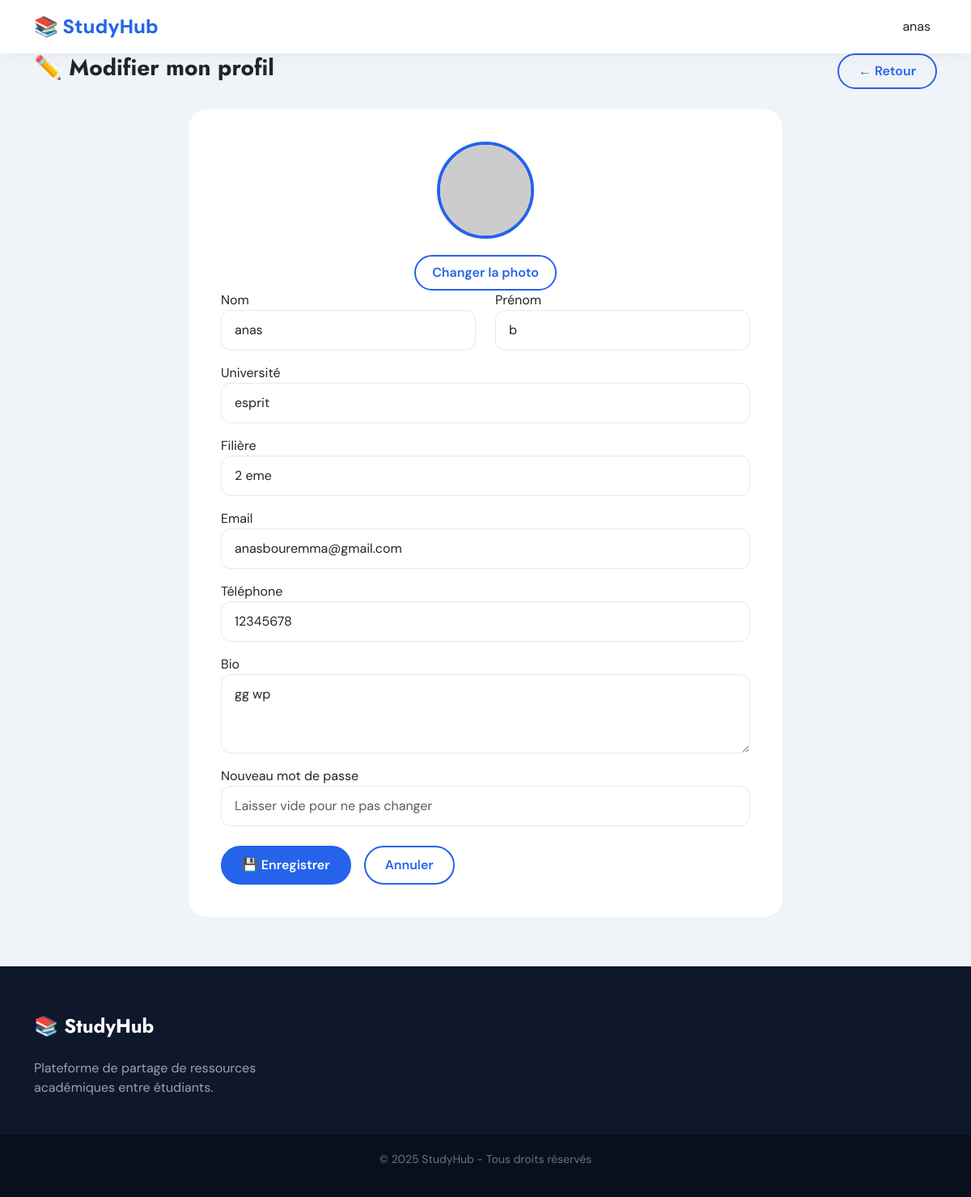
Page /index.php?action=profile&subaction=edit (signed in) on the committed database.
### tables this page shows
CREATE TABLE `users` (
  `id` int(11) NOT NULL AUTO_INCREMENT,
  `nom` varchar(50) NOT NULL,
  `prenom` varchar(50) NOT NULL,
  `universite` varchar(255) NOT NULL,
  `filiere` varchar(255) NOT NULL,
  `email` varchar(255) NOT NULL,
  `mdp` varchar(255) NOT NULL,
  `tel` int(255) NOT NULL,
  `bio` varchar(500) NOT NULL,
  `photo` varchar(255) NOT NULL,
  `role` int(11) NOT NULL DEFAULT 1,
  `score` decimal(10,0) NOT NULL,
  `note_moyenne` decimal(3,2) DEFAULT 0.00,
  PRIMARY KEY (`id`),
  UNIQUE KEY `email` (`email`),
  UNIQUE KEY `tel` (`tel`)
);

### controllers/profileController.php (called while the page is built, shortened)
<?php
function profileEditGet() {
    global $pdo;
    $user = getCurrentUser($pdo);
    require_once __DIR__ . '/../views/profile/edit.php';
}
?>

### config.php (called while the page is built, shortened)
<?php
function getCurrentUser($pdo) {
    $stmt = $pdo->prepare("SELECT * FROM users WHERE id = ?");
    $stmt->execute([$_SESSION['user_id']]);
    return $stmt->fetch();
}
function escape($string) {
    return htmlspecialchars($string ?? '', ENT_QUOTES, 'UTF-8');
}
?>

### views/profile/edit.php (the view, shortened to what this page needs)
<!DOCTYPE html>
<html lang="fr">
<head>
    <link href="https://cdn.jsdelivr.net/npm/bootstrap@5.3.0/dist/css/bootstrap.min.css" rel="stylesheet">
    <link href="https://cdn.jsdelivr.net/npm/bootstrap-icons@1.11.1/font/bootstrap-icons.css" rel="stylesheet">
    <link rel="stylesheet" href="https://cdnjs.cloudflare.com/ajax/libs/font-awesome/6.5.2/css/all.min.css">
    <link rel="stylesheet" href="https://cdn.jsdelivr.net/npm/themify-icons@0.1.2/css/themify-icons.css">
    <link rel="stylesheet" href="css/style.css">
</head>
<body>
<nav class="navbar-custom">
    <div class="container">
        <div class="row align-items-center">
            <div class="col-6 col-lg-3"><a href="index.php?action=home" class="logo">📚 StudyHub</a></div>
            <div class="col-6 col-lg-9 text-end"><span><i class="ti-user me-1"></i> <?= escape($user['nom']) ?> <a href="index.php?action=logout" class="ms-2 text-danger"><i class="ti-power-off"></i></a></span></div>
        </div>
    </div>
</nav>
<div class="container">
    <div class="d-flex justify-content-between align-items-center mb-4"><h3>✏️ Modifier mon profil</h3><a href="index.php?action=profile" class="btn-outline-custom" style="padding:8px 24px;">← Retour</a></div>
    <div class="row justify-content-center"><div class="col-md-8"><div class="form-card">
        <form method="POST" enctype="multipart/form-data" id="profileForm" novalidate>
            <div class="text-center"><img src="<?= !empty($user['photo']) ? $user['photo'] : 'https://randomuser.me/api/portraits/men/32.jpg' ?>" class="profile-avatar-preview" id="avatarPreview" onclick="document.getElementById('photoInput').click()"><div><label class="btn-outline-custom" style="cursor:pointer; padding:8px 20px;"><i class="ti-camera"></i> Changer la photo<input type="file" id="photoInput" name="photo" accept="image/*" style="display:none;" onchange="previewImage(this)"></label></div></div>
            <div class="row"><div class="col-md-6 mb-3"><label>Nom</label><input type="text" name="nom" class="form-control" value="<?= escape($user['nom']) ?>"></div><div class="col-md-6 mb-3"><label>Prénom</label><input type="text" name="prenom" class="form-control" value="<?= escape($user['prenom']) ?>"></div></div>
            <div class="mb-3"><label>Université</label><input type="text" name="universite" class="form-control" value="<?= escape($user['universite']) ?>"></div>
            <div class="mb-3"><label>Filière</label><input type="text" name="filiere" class="form-control" value="<?= escape($user['filiere']) ?>"></div>
            <div class="mb-3"><label>Email</label><input type="email" name="email" class="form-control" value="<?= escape($user['email']) ?>"></div>
            <div class="mb-3"><label>Téléphone</label><input type="tel" name="tel" class="form-control" value="<?= escape($user['tel']) ?>"></div>
            <div class="mb-3"><label>Bio</label><textarea name="bio" class="form-control" rows="3"><?= escape($user['bio']) ?></textarea></div>
            <div class="mb-3"><label>Nouveau mot de passe</label><input type="password" name="mdp" class="form-control" placeholder="Laisser vide pour ne pas changer"></div>
            <div class="d-flex gap-3 mt-4"><button type="submit" class="btn-primary-custom">💾 Enregistrer</button><a href="index.php?action=profile" class="btn-outline-custom">Annuler</a></div>
        </form>
    </div></div></div>
</div>
<footer class="footer"><div class="container"><div class="row"><div class="col-lg-4"><h4>📚 StudyHub</h4><p>Plateforme de partage de ressources académiques entre étudiants.</p></div></div></div></footer>
<div class="copyright"><p>&copy; 2025 StudyHub - Tous droits réservés</p></div>
</body>
</html>

### css/style.css (style rules this page uses)
* { margin: 0; padding: 0; box-sizing: border-box; }
body { font-family: 'DM Sans', sans-serif; background: #f0f4f8; }
:root { --primary: #2563eb; --primary-light: #dbeafe; }
h1, h2, h3, h4, h5, h6 { font-family: 'Jost', sans-serif; font-weight: 700; }
.btn-primary-custom { background: var(--primary); color: white; padding: 10px 24px; border-radius: 40px; font-weight: 600; border: 2px solid var(--primary); transition: 0.3s; text-decoration: none; display: inline-block; }
.btn-outline-custom { background: transparent; border: 2px solid var(--primary); color: var(--primary); padding: 10px 24px; border-radius: 40px; font-weight: 600; transition: 0.3s; text-decoration: none; }
.navbar-custom { background: white; box-shadow: 0 2px 20px rgba(0,0,0,0.05); padding: 15px 0; position: sticky; top: 0; z-index: 1000; }
.logo { font-size: 24px; font-weight: 800; color: var(--primary); text-decoration: none; }
.footer { background: #0f172a; color: #94a3b8; padding: 60px 0 30px; margin-top: 60px; }
.footer h4 { color: white; margin-bottom: 25px; }
.copyright { background: #0a0f1c; text-align: center; padding: 20px; font-size: 14px; color: #64748b; }
.profile-avatar-preview { width: 120px; height: 120px; border-radius: 50%; object-fit: cover; border: 4px solid var(--primary); margin-bottom: 20px; cursor: pointer; }
.form-card { background: white; border-radius: 24px; padding: 40px; border: 1px solid #eef2ff; }
.form-control, .form-select { border-radius: 12px; padding: 12px 16px; border: 1px solid #e2e8f0; }

### rows in the picture
users: nom "anas", prenom "b", universite "esprit", filiere "2 eme", email "anasbouremma@gmail.com", tel "12345678", bio "gg wp"
